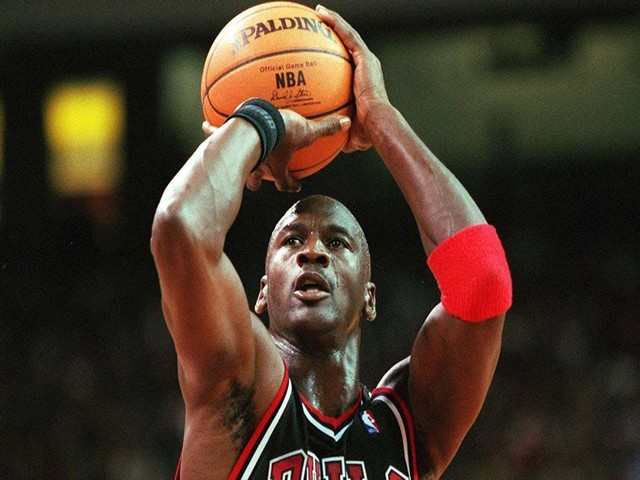
#> input picture Codes/Course_codes_image/image_2.jpg, 640 x 480 px
$ python 4.2-Scaling.py
#> lines starting #> are read from the running program, lines starting #| are printed output that depends on the picture
# Scaling (Resizing) Images - Cubic, Area, Linear Interpolations
# Interpolation is a method of estimating values between known data points

# Import Computer Vision package - cv2
import cv2

# Import Numerical Python package - numpy as np
import numpy as np

# Read the image using imread built-in function
image = cv2.imread('image_2.jpg')
#> image is the input picture: shape (480, 640, 3); mean B, G, R 39, 53.7, 69.6

# Display original image using imshow built-in function
cv2.imshow("Original", image)

# Wait until any key is pressed
cv2.waitKey()

# cv2.resize(image, output image size, x scale, y scale, interpolation)g

# Scaling using cubic interpolation
scaling_cubic = cv2.resize(image, None, fx=.75, fy=.75, interpolation = cv2.INTER_CUBIC)
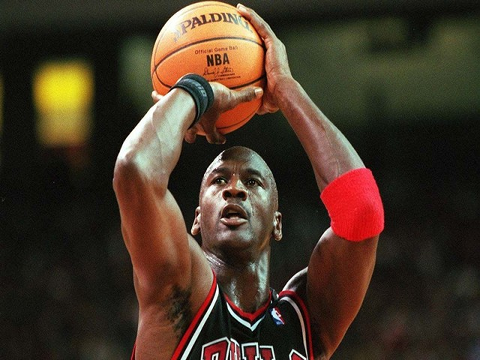
#> scaling_cubic: shape (360, 480, 3); mean B, G, R 39, 53.7, 69.6

 # Display cubic interpolated image
cv2.imshow('Cubic Interpolated', scaling_cubic)


# Wait until any key is pressed
cv2.waitKey()

# Scaling using area interpolation
scaling_skewed = cv2.resize(image, (600, 600), interpolation = cv2.INTER_AREA)
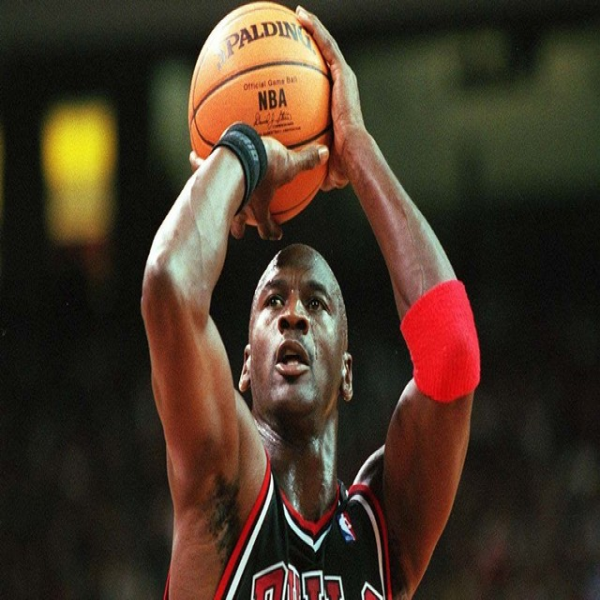
#> scaling_skewed: shape (600, 600, 3); mean B, G, R 39, 53.7, 69.6

# Display area interpolated image
cv2.imshow('Area Interpolated', scaling_skewed)

# Wait until any key is pressed
cv2.waitKey()

# Scaling using linear interpolation
scaling_linear  = cv2.resize(image, None, fx=0.5, fy=0.5, interpolation = cv2.INTER_LINEAR)

# Display linear interpolated image
cv2.imshow('Linear Interpolated', scaling_linear)

# Wait until any key is pressed
cv2.waitKey()

# Close all windows
cv2.destroyAllWindows()

$ run again, with Codes/Course_codes_image/image_3.jpg copied over Codes/Course_codes_image/image_2.jpg
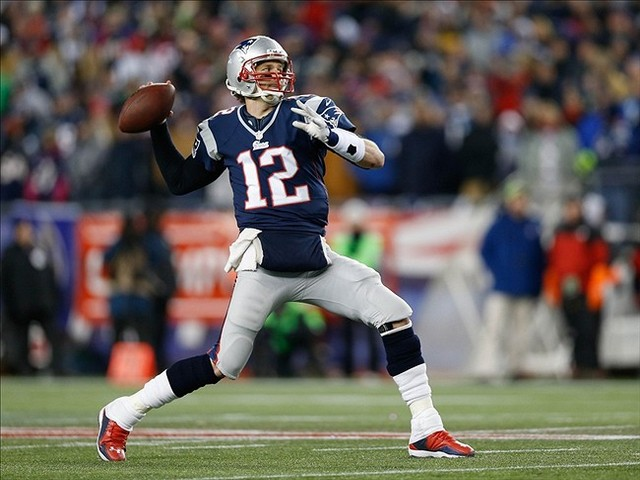
#> input picture Codes/Course_codes_image/image_3.jpg, 640 x 480 px
#> image is the input picture: shape (480, 640, 3); mean B, G, R 89.5, 95.7, 100.9
#> `scaling_skewed = cv2.resize(image, (600, 600), interpolation = cv2.INT..`:
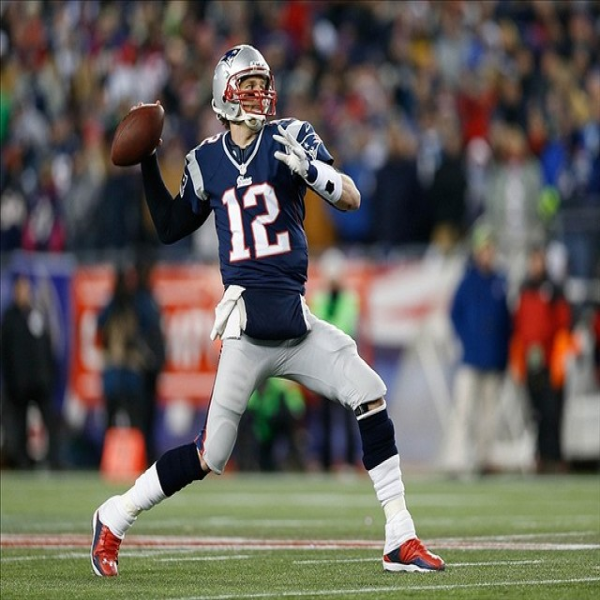
#> scaling_skewed: shape (600, 600, 3); mean B, G, R 89.5, 95.7, 100.9
#> `scaling_linear  = cv2.resize(image, None, fx=0.5, fy=0.5, interpolatio..`:
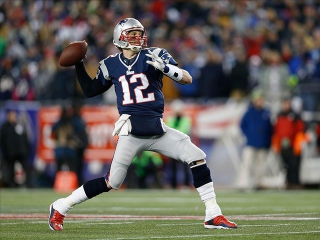
#> scaling_linear: shape (240, 320, 3); mean B, G, R 89.6, 95.8, 101

$ run again, with Codes/Course_codes_image/image_4.jpg copied over Codes/Course_codes_image/image_2.jpg
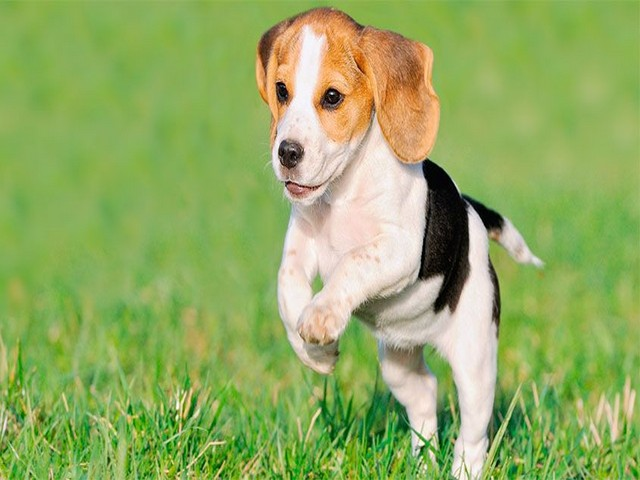
#> input picture Codes/Course_codes_image/image_4.jpg, 640 x 480 px
#> image is the input picture: shape (480, 640, 3); mean B, G, R 97.4, 171.8, 145.8
#> `scaling_skewed = cv2.resize(image, (600, 600), interpolation = cv2.INT..`:
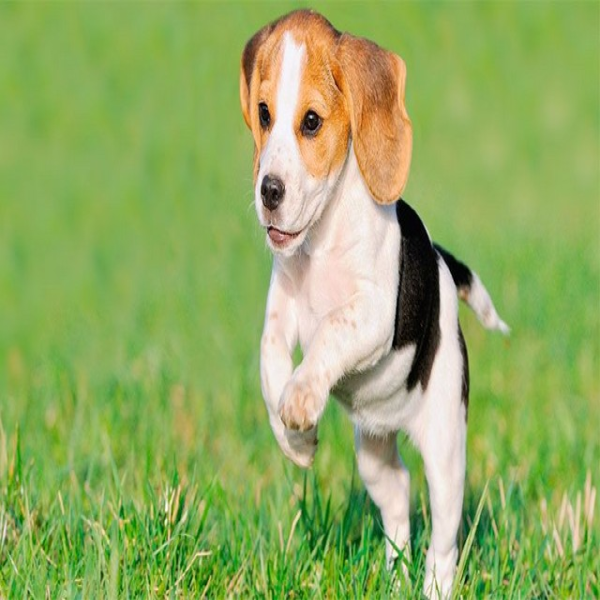
#> scaling_skewed: shape (600, 600, 3); mean B, G, R 97.4, 171.7, 145.8
#> `scaling_linear  = cv2.resize(image, None, fx=0.5, fy=0.5, interpolatio..`:
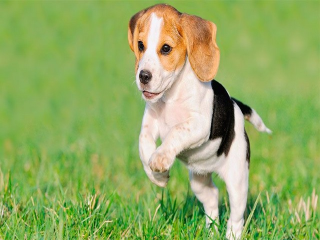
#> scaling_linear: shape (240, 320, 3); mean B, G, R 97.6, 171.9, 145.9
